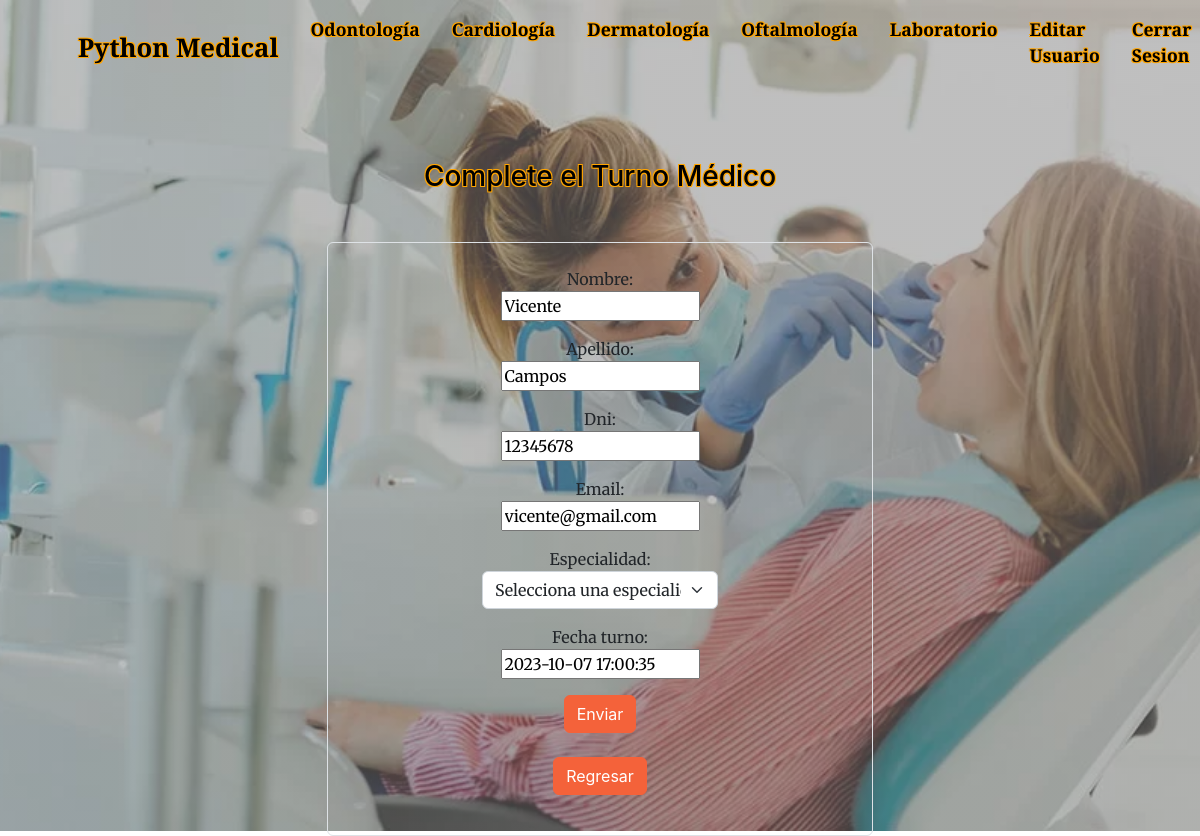
The page /AppPython/odontologia/editar/6 (signed in) on the database its author committed.
### AppPython/models.py (models this page shows)
class Odontologia(models.Model):
    nombre = models.CharField(max_length=20)
    apellido = models.CharField(max_length=20)
    dni = models.IntegerField()
    email = models.EmailField()
    especialidad = models.CharField(max_length=20, default="")
    fecha_turno = models.DateTimeField(default=timezone.now)

### AppPython/views.py (the view)
# urls.py: path("odontologia/editar/<int:pk>", ActualizarTurno.as_view(), name = "TurnoEditar"),
class ActualizarTurno(LoginRequiredMixin, UpdateView):
    model = Odontologia
    success_url = "/AppPython/odontologia/list"
    fields = ['nombre', 'apellido', 'dni', 'email', 'especialidad', 'fecha_turno']

### AppPython/templates/AppPython/odontologia_form.html (shortened to what this page needs)
{% extends "AppPython/padre.html" %}
{% block header_2 %}
<header class="masthead2">
    <section style="text-align: center; color: black; text-shadow: -1px -1px 0 #FFA500, 1px -1px 0 #FFA500, -1px 1px 0 #FFA500, 1px 1px 0 #FFA500;">
        <h3>Complete el Turno Médico</h3>
    </section>
    <div class="container mt-5">
        <div class="row justify-content-center">
            <div class="col-md-6 text-center">
                <form action="" method="POST" class="p-4 border rounded">
                    <div class="row mb-3">
                        <div class="col-12">
                            {{ form.nombre.label_tag }}
                            <br>
                            {{ form.nombre }}
                        </div>
                    </div>
                    <div class="row mb-3">
                        <div class="col-12">
                            {{ form.apellido.label_tag }}
                            <br>
                            {{ form.apellido }}
                        </div>
                    </div>
                    <div class="row mb-3">
                        <div class="col-12">
                            {{ form.dni.label_tag }}
                            <br>
                            {{ form.dni }}
                        </div>
                    </div>
                    <div class="row mb-3">
                        <div class="col-12">
                            {{ form.email.label_tag }}
                            <br>
                            {{ form.email }}
                        </div>
                    </div>
                    <div class="row mb-3">
                        <div class="col-6 mx-auto">
                            <label for="{{ form.especialidad.id_for_label }}">Especialidad:</label>
                            <select class="form-select" id="{{ form.especialidad.auto_id }}" name="{{ form.especialidad.html_name }}">
                                <option value="" selected disabled>Selecciona una especialidad</option>
                            </select>
                        </div>
                    </div>
                    <div class="row mb-3">
                        <div class="col-12">
                            {{ form.fecha_turno.label_tag }}
                            <br>
                            {{ form.fecha_turno }}
                        </div>
                    </div>
                    <div class="row mb-3 justify-content-center">
                        <div class="col-auto">
                            <button type="submit" class="btn btn-primary">Enviar</button>
                        </div>
                        <div class="text-center mt-4">
                            <a href="{% url 'MisTurnos' %}" class="btn btn-primary">Regresar</a>
                        </div>
                    </div>
                </form>
            </div>
        </div>
    </div>
</header>
{% endblock %}

### rows shown on the page
Odontologia: nombre "Vicente", apellido "Campos", dni "12345678", email "vicente@gmail.com", fecha_turno "2023-10-07 17:00:35"
